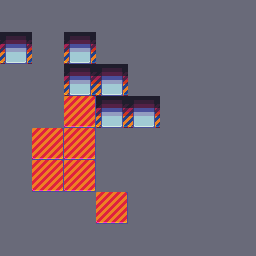

A 2D game scene composited from a Tiled map and its tileset images. What follows is a short description and the map's XML, with every tile layer's data as written:
An orthogonal 8x8 tile map with 32x32 px tiles, 1 tile layer (Tiles).

<map version="1.4" tiledversion="1.4.2" orientation="orthogonal" renderorder="right-down" compressionlevel="0" width="8" height="8" tilewidth="32" tileheight="32" infinite="0" backgroundcolor="#696A79" nextlayerid="2" nextobjectid="1">
    <tileset firstgid="1" name="Tilesheet" tilewidth="32" tileheight="32" tilecount="84" columns="14" objectalignment="topleft" margin="0" spacing="0">
        <image source="tilesheet.png" width="448" height="192" />
    </tileset>
    <layer id="1" name="Tiles" width="8" height="8" opacity="1">
        <data encoding="csv">0,0,0,0,0,0,0,0,1,0,1,0,0,0,0,0,0,0,1,1,0,0,0,0,0,0,47,1,1,0,0,0,0,47,47,0,0,0,0,0,0,47,47,0,0,0,0,0,0,0,0,47,0,0,0,0,0,0,0,0,0,0,0,0</data>
    </layer>
</map>
